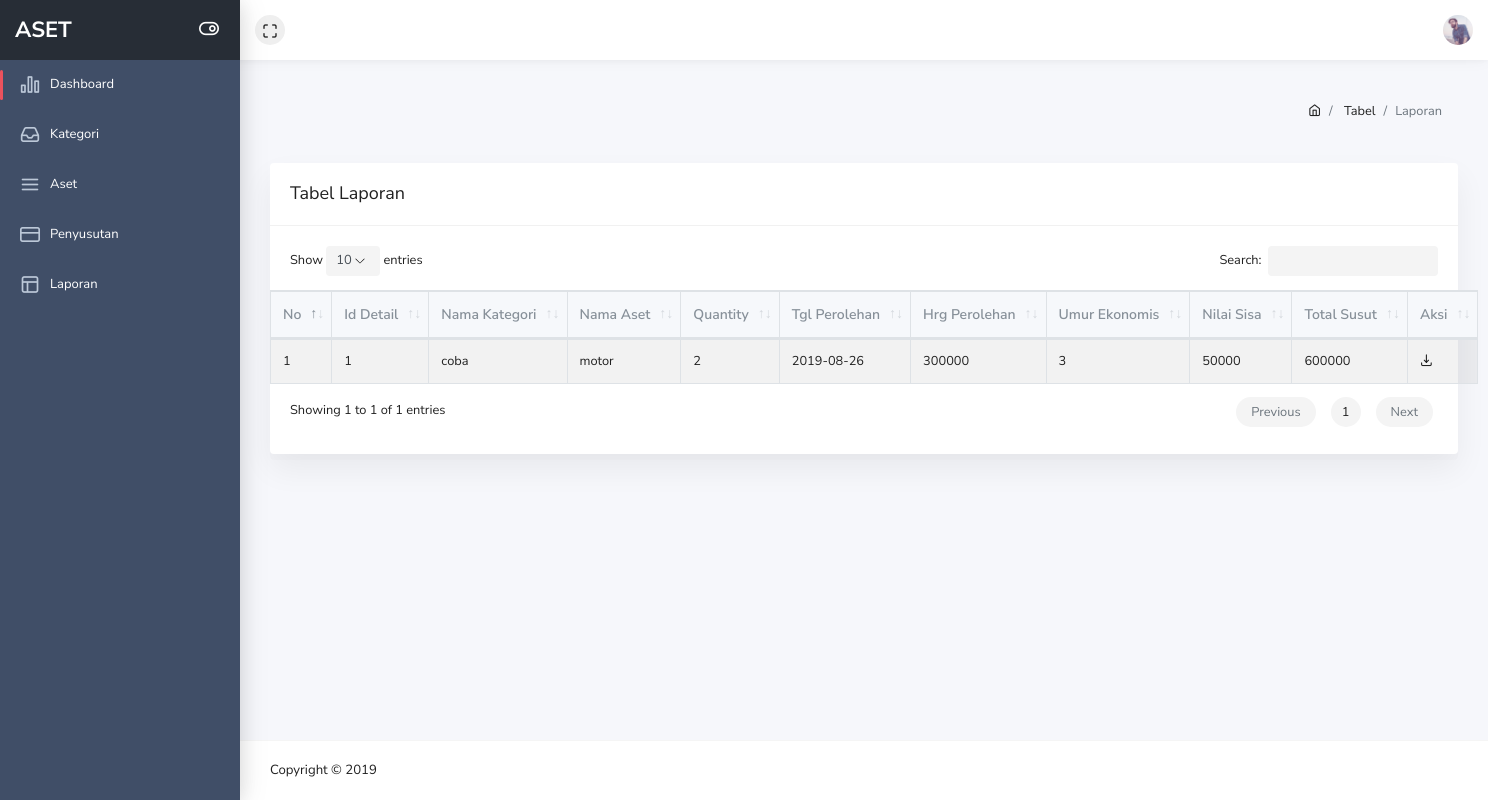
Screenshot of /pages/table-laporan.php with the database file from the repository.
### tables this page shows
CREATE TABLE `tb_kategori` (
  `id_kategori` varchar(5) NOT NULL,
  `nm_katagori` varchar(25) NOT NULL
);

CREATE TABLE `detail_susut` (
  `id_detail` int(4) NOT NULL,
  `id_asset` varchar(7) NOT NULL,
  `id_penyusutan` varchar(7) NOT NULL,
  `jumlah_penyusutan` int(12) NOT NULL
);

CREATE TABLE `tb_asset` (
  `id_asset` varchar(7) NOT NULL,
  `nama_asset` varchar(25) NOT NULL,
  `qty` int(12) NOT NULL,
  `tgl_perolehan` date NOT NULL,
  `hrg_perolehan` int(12) NOT NULL,
  `umur_ekonomis` int(12) NOT NULL,
  `nilai_sisa` int(12) NOT NULL,
  `id_kategori` varchar(7) NOT NULL
);

CREATE TABLE `tb_penyusutan` (
  `id_penyusutan` varchar(7) NOT NULL,
  `tgl_penyusutan` date NOT NULL,
  `total_penyusutan` int(12) NOT NULL
);

### base_url.php (called while the page is built)
<?php
function pathUrl($dir = __DIR__){
    $root = "";
    $dir = str_replace('\\', '/', realpath($dir));
    $root .= !empty($_SERVER['HTTPS']) ? 'https' : 'http';
    $root .= '://' . $_SERVER['HTTP_HOST'];
    if(!empty($_SERVER['CONTEXT_PREFIX'])) {
        $root .= $_SERVER['CONTEXT_PREFIX'];
        $root .= substr($dir, strlen($_SERVER[ 'CONTEXT_DOCUMENT_ROOT' ]));
    } else {
        $root .= substr($dir, strlen($_SERVER[ 'DOCUMENT_ROOT' ]));
    }
    $root .= '/';
    return $root;
}
$base_url = pathUrl();
?>

### pages/table-laporan.php (the view, shortened to what this page needs)
<?php
include_once "../base_url.php";
?>
<!doctype html>
<html class="no-js" lang="en">
    <head>
        <link rel="stylesheet" href="<?php echo $base_url ?>assets/plugins/bootstrap/dist/css/bootstrap.min.css">
        <link rel="stylesheet" href="<?php echo $base_url ?>assets/plugins/fontawesome-free/css/all.min.css">
        <link rel="stylesheet" href="<?php echo $base_url ?>assets/plugins/ionicons/dist/css/ionicons.min.css">
        <link rel="stylesheet" href="<?php echo $base_url ?>assets/plugins/icon-kit/dist/css/iconkit.min.css">
        <link rel="stylesheet" href="<?php echo $base_url ?>assets/plugins/perfect-scrollbar/css/perfect-scrollbar.css">
        <link rel="stylesheet" href="<?php echo $base_url ?>assets/plugins/datatables.net-bs4/css/dataTables.bootstrap4.min.css">
        <link rel="stylesheet" href="<?php echo $base_url ?>assets/dist/css/theme.min.css">
    </head>
    <body>
        <div class="wrapper">
            <header class="header-top" header-theme="light">
                <div class="container-fluid">
                    <div class="d-flex justify-content-between">
                        <div class="top-menu d-flex align-items-center">
                            <button type="button" id="navbar-fullscreen" class="nav-link"><i class="ik ik-maximize"></i></button>
                        </div>
                        <div class="top-menu d-flex align-items-center">
                            <div class="dropdown">
                                <a class="dropdown-toggle" href="#" id="userDropdown" role="button" data-toggle="dropdown" aria-haspopup="true" aria-expanded="false"><img class="avatar" src="<?php echo $base_url ?>assets/img/user.jpg" alt=""></a>
                            </div>
                        </div>
                    </div>
                </div>
            </header>
            <div class="page-wrap">
                <div class="app-sidebar colored">
                    <div class="sidebar-header">
                        <a class="header-brand">
                            <span class="text">ASET</span>
                        </a>
                        <button type="button" class="nav-toggle"><i data-toggle="expanded" class="ik ik-toggle-right toggle-icon"></i></button>
                    </div>
                    <div class="sidebar-content">
                        <div class="nav-container">
                            <nav id="main-menu-navigation" class="navigation-main">
                                <div class="nav-item active">
                                    <a href="dash_admin.php"><i class="ik ik-bar-chart-2"></i><span>Dashboard</span></a>
                                </div>
                                <div class="nav-item">
                                    <a href="table-kategori.php"><i class="ik ik-inbox"></i><span>Kategori</span></a>
                                </div>
                                <div class="nav-item">
                                    <a href="table-aset.php"><i class="ik ik-menu"></i><span>Aset</span></a>
                                </div>
                                <div class="nav-item">
                                    <a href="table-penyusutan.php"><i class="ik ik-credit-card"></i><span>Penyusutan</span></a>
                                </div>
                                <div class="nav-item">
                                    <a href="table-laporan.php"><i class="ik ik-layout"></i><span>Laporan</span></a>
                                </div>
                            </nav>
                        </div>
                    </div>
                </div>
<div class="main-content">
                    <div class="container-fluid">
                        <div class="page-header">
                            <div class="row align-items-end">
                                <div class="col-lg-8"></div>
                                <div class="col-lg-4">
                                    <nav class="breadcrumb-container" aria-label="breadcrumb">
                                        <ol class="breadcrumb">
                                            <li class="breadcrumb-item">
                                                <a href="<?php echo $base_url ?>dash_admin.php"><i class="ik ik-home"></i></a>
                                            </li>
                                            <li class="breadcrumb-item">
                                                <a href="#">Tabel</a>
                                            </li>
                                            <li class="breadcrumb-item active" aria-current="page">Laporan</li>
                                        </ol>
                                    </nav>
                                </div>
                            </div>
                        </div>
                        <div class="row">
                            <div class="col-sm-12">
                                <div class="card">
                                    <div class="card-header d-block">
                                        <h3>Tabel Laporan</h3>
                                    </div>
                                    <div class="card-body">
                                        <div class="dt-responsive">
                                            <table id="simpletable" class="table table-striped table-bordered nowrap">
                                        <thead>
                                        <tr>
                                            <th class="text-center">No</th>
                                            <th class="text-center">Id Detail</th>
                                            <th class="text-center">Nama Kategori</th>
                                            <th class="text-center">Nama Aset</th>
                                            <th class="text-center">Quantity</th>
                                            <th class="text-center">Tgl Perolehan</th>
                                            <th class="text-center">Hrg Perolehan</th>
                                            <th class="text-center">Umur Ekonomis</th>
                                            <th class="text-center">Nilai Sisa</th>
                                            <th class="text-center">Total Susut</th>
                                            <th class="text-center">Aksi</th>
                                        </tr>
                                        </thead>
                                        <tbody>
                                            <?php
                                                include '../config/config.php';
                                                $kategori = mysqli_query($mysqli,"SELECT detail_susut.id_detail,tb_kategori.nm_katagori,tb_asset.nama_asset,tb_asset.qty,tb_asset.tgl_perolehan,tb_asset.hrg_perolehan,tb_asset.umur_ekonomis,tb_asset.nilai_sisa,tb_penyusutan.total_penyusutan FROM tb_kategori JOIN tb_asset ON tb_kategori.id_kategori = tb_asset.id_asset JOIN tb_penyusutan ON tb_asset.id_asset = tb_penyusutan.id_penyusutan JOIN detail_susut ON tb_penyusutan.id_penyusutan = detail_susut.id_detail");
                                                $no = 1;
                                                if($kategori){
                                                    while($row = mysqli_fetch_array($kategori))
                                                    {
                                                        echo "<tr>
                                                        <td>".$no++."</td>
                                                        <td>".$row['id_detail']."</td>
                                                        <td>".$row['nm_katagori']."</td>
                                                        <td>".$row['nama_asset']."</td>
                                                        <td>".$row['qty']."</td>
                                                        <td>".$row['tgl_perolehan']."</td>
                                                        <td>".$row['hrg_perolehan']."</td>
                                                        <td>".$row['umur_ekonomis']."</td>
                                                        <td>".$row['nilai_sisa']."</td>
                                                        <td>".$row['total_penyusutan']."</td>
                                                        <td>
                                                        <form method='post' action='".$base_url."/controller/delete.php'>
                                                            <i class='ik ik-download'></i>
                                                        </form>
                                                    </td>
                                                    </tr>";
                                                    }
                                                }
                                            ?>
                                                </tbody>
                                            </table>
                                        </div>
                                    </div>
                                </div>
                            </div>
                        </div>
                    </div>
                </div>
                <footer class="footer">
                    <div class="w-100 clearfix">
                        <span class="text-center text-sm-left d-md-inline-block">Copyright © 2019 </span>
                    </div>
                </footer>
            </div>
        </div>
    </body>
</html>

### rows the page displays
tb_kategori: detail_susut.id_detail "1", nm_katagori "coba", tb_asset.nama_asset "motor", tb_asset.qty "2", tb_asset.tgl_perolehan "2019-08-26", tb_asset.hrg_perolehan "300000", tb_asset.umur_ekonomis "3", tb_asset.nilai_sisa "50000", tb_penyusutan.total_penyusutan "600000"
